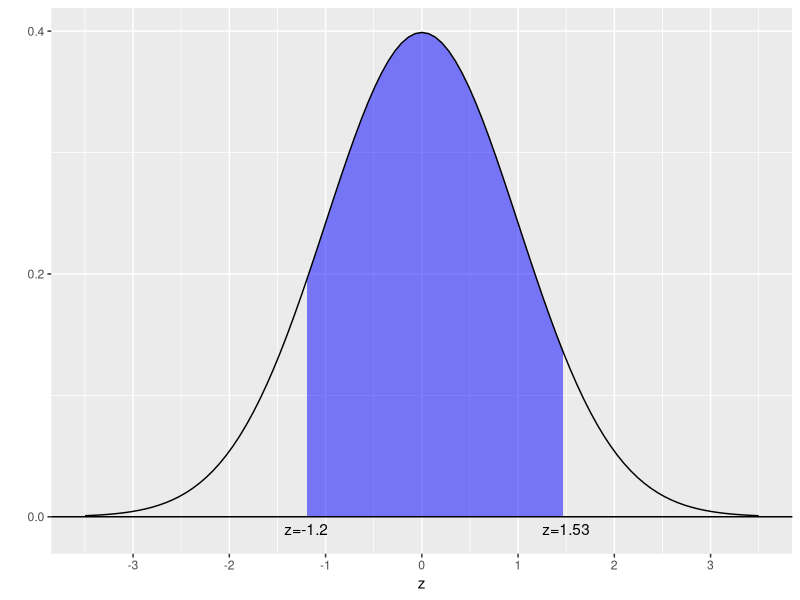

The R script that drew this image: (Note: this script raises an error after producing the figure.)
## ---- chunk 1
knitr::opts_chunk$set(echo = TRUE)
library(ggplot2)
dnorm_limit <- function(x) {
 y <- dnorm(x)
 y[x < -1.2 | x > 1.53] <- NA
 return(y)
}
## ---- chunk 2
#change dev to svg if need to
dat <- data.frame(x=c(-3.5, 3.5))
ggplot(dat, aes(x=x)) +
stat_function(fun=dnorm_limit, geom="area", fill="blue", alpha=0.5) +
stat_function(fun=dnorm) +
labs(x = "z", y = "") +
geom_hline(yintercept=0) +
scale_x_continuous(breaks = seq(-3, 3, by = 1.0)) +
scale_y_continuous(breaks = seq(0, .4, by = 0.2)) +
annotate("text", x = 1.5, y = -0.01, label = "z=1.53") +
annotate("text", x = -1.2, y = -0.01, label = "z=-1.2")
## ---- chunk 3
x<-params$a; 
mu<-params$b; 
numer<-(x-mu); 
sigma<-1.2; 
z<-(x-mu)/sigma
